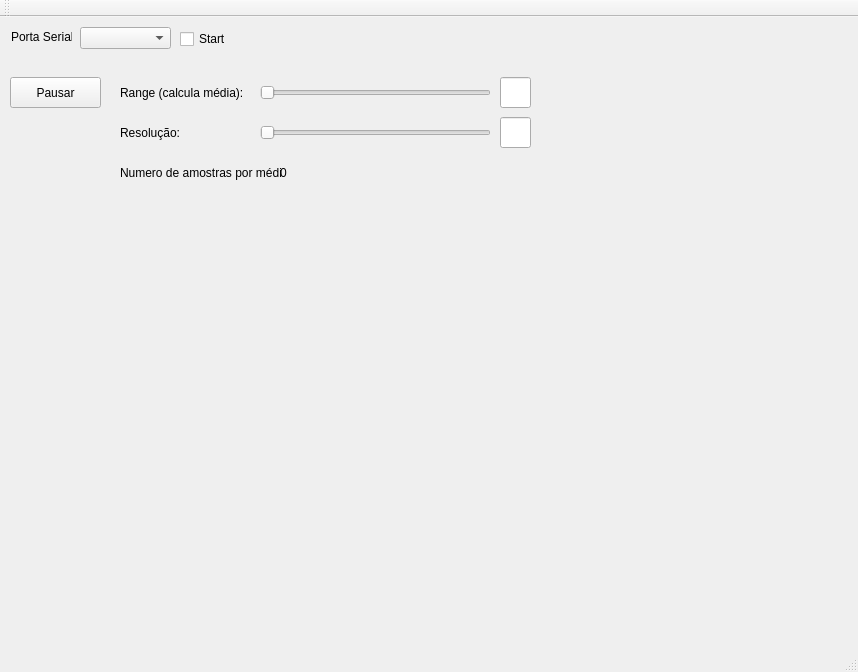
<?xml version="1.0" encoding="UTF-8"?>
<ui version="4.0">
 <class>MainWindow</class>
 <widget class="QMainWindow" name="MainWindow">
  <property name="geometry">
   <rect>
    <x>0</x>
    <y>0</y>
    <width>858</width>
    <height>672</height>
   </rect>
  </property>
  <property name="windowTitle">
   <string>TCC Program</string>
  </property>
  <widget class="QWidget" name="centralWidget">
   <widget class="QCustomPlot" name="widget" native="true">
    <property name="geometry">
     <rect>
      <x>10</x>
      <y>299</y>
      <width>831</width>
      <height>311</height>
     </rect>
    </property>
    <property name="sizePolicy">
     <sizepolicy hsizetype="Preferred" vsizetype="Preferred">
      <horstretch>0</horstretch>
      <verstretch>0</verstretch>
     </sizepolicy>
    </property>
   </widget>
   <widget class="QComboBox" name="SerialBox">
    <property name="geometry">
     <rect>
      <x>80</x>
      <y>10</y>
      <width>91</width>
      <height>22</height>
     </rect>
    </property>
    <property name="editable">
     <bool>false</bool>
    </property>
   </widget>
   <widget class="QLabel" name="label">
    <property name="geometry">
     <rect>
      <x>11</x>
      <y>12</y>
      <width>61</width>
      <height>16</height>
     </rect>
    </property>
    <property name="text">
     <string>Porta Serial:</string>
    </property>
   </widget>
   <widget class="QCheckBox" name="checkBox">
    <property name="geometry">
     <rect>
      <x>180</x>
      <y>12</y>
      <width>70</width>
      <height>20</height>
     </rect>
    </property>
    <property name="text">
     <string>Start</string>
    </property>
   </widget>
   <widget class="QLabel" name="sensor">
    <property name="geometry">
     <rect>
      <x>540</x>
      <y>30</y>
      <width>261</width>
      <height>241</height>
     </rect>
    </property>
    <property name="text">
     <string/>
    </property>
    <property name="pixmap">
     <pixmap resource="imagens.qrc">:/pics/Sensor4frentet.png</pixmap>
    </property>
    <property name="scaledContents">
     <bool>true</bool>
    </property>
   </widget>
   <widget class="QLabel" name="alert1">
    <property name="geometry">
     <rect>
      <x>605</x>
      <y>89</y>
      <width>21</width>
      <height>21</height>
     </rect>
    </property>
    <property name="text">
     <string/>
    </property>
    <property name="scaledContents">
     <bool>false</bool>
    </property>
   </widget>
   <widget class="QLabel" name="alert2">
    <property name="geometry">
     <rect>
      <x>660</x>
      <y>88</y>
      <width>21</width>
      <height>21</height>
     </rect>
    </property>
    <property name="text">
     <string/>
    </property>
    <property name="scaledContents">
     <bool>false</bool>
    </property>
   </widget>
   <widget class="QLabel" name="alert3">
    <property name="geometry">
     <rect>
      <x>715</x>
      <y>88</y>
      <width>21</width>
      <height>21</height>
     </rect>
    </property>
    <property name="text">
     <string/>
    </property>
    <property name="scaledContents">
     <bool>false</bool>
    </property>
   </widget>
   <widget class="QLabel" name="alert4">
    <property name="geometry">
     <rect>
      <x>605</x>
      <y>139</y>
      <width>21</width>
      <height>21</height>
     </rect>
    </property>
    <property name="text">
     <string/>
    </property>
    <property name="scaledContents">
     <bool>false</bool>
    </property>
   </widget>
   <widget class="QLabel" name="alert5">
    <property name="geometry">
     <rect>
      <x>660</x>
      <y>139</y>
      <width>21</width>
      <height>21</height>
     </rect>
    </property>
    <property name="text">
     <string/>
    </property>
    <property name="scaledContents">
     <bool>false</bool>
    </property>
   </widget>
   <widget class="QLabel" name="alert6">
    <property name="geometry">
     <rect>
      <x>716</x>
      <y>140</y>
      <width>21</width>
      <height>21</height>
     </rect>
    </property>
    <property name="text">
     <string/>
    </property>
    <property name="scaledContents">
     <bool>true</bool>
    </property>
   </widget>
   <widget class="QLabel" name="alert7">
    <property name="geometry">
     <rect>
      <x>605</x>
      <y>188</y>
      <width>21</width>
      <height>21</height>
     </rect>
    </property>
    <property name="text">
     <string/>
    </property>
    <property name="scaledContents">
     <bool>true</bool>
    </property>
   </widget>
   <widget class="QLabel" name="alert8">
    <property name="geometry">
     <rect>
      <x>660</x>
      <y>190</y>
      <width>21</width>
      <height>21</height>
     </rect>
    </property>
    <property name="text">
     <string/>
    </property>
    <property name="scaledContents">
     <bool>true</bool>
    </property>
   </widget>
   <widget class="QLabel" name="alert9">
    <property name="geometry">
     <rect>
      <x>716</x>
      <y>188</y>
      <width>21</width>
      <height>21</height>
     </rect>
    </property>
    <property name="text">
     <string/>
    </property>
    <property name="scaledContents">
     <bool>true</bool>
    </property>
   </widget>
   <widget class="QPushButton" name="Pause">
    <property name="geometry">
     <rect>
      <x>10</x>
      <y>60</y>
      <width>91</width>
      <height>31</height>
     </rect>
    </property>
    <property name="text">
     <string>Pausar</string>
    </property>
    <property name="checkable">
     <bool>false</bool>
    </property>
   </widget>
   <widget class="QLabel" name="RangeDefLabel">
    <property name="geometry">
     <rect>
      <x>120</x>
      <y>60</y>
      <width>131</width>
      <height>31</height>
     </rect>
    </property>
    <property name="text">
     <string>Range (calcula média):</string>
    </property>
   </widget>
   <widget class="QSlider" name="RangeDefSlider">
    <property name="geometry">
     <rect>
      <x>260</x>
      <y>60</y>
      <width>231</width>
      <height>31</height>
     </rect>
    </property>
    <property name="minimum">
     <number>2</number>
    </property>
    <property name="maximum">
     <number>10</number>
    </property>
    <property name="value">
     <number>2</number>
    </property>
    <property name="orientation">
     <enum>Qt::Horizontal</enum>
    </property>
   </widget>
   <widget class="QLineEdit" name="RangeDefNumber">
    <property name="geometry">
     <rect>
      <x>500</x>
      <y>60</y>
      <width>31</width>
      <height>31</height>
     </rect>
    </property>
   </widget>
   <widget class="QLabel" name="AmoDefLabel">
    <property name="geometry">
     <rect>
      <x>120</x>
      <y>100</y>
      <width>131</width>
      <height>31</height>
     </rect>
    </property>
    <property name="text">
     <string>Resolução:</string>
    </property>
   </widget>
   <widget class="QSlider" name="AmoDefSlider">
    <property name="geometry">
     <rect>
      <x>260</x>
      <y>100</y>
      <width>231</width>
      <height>31</height>
     </rect>
    </property>
    <property name="minimum">
     <number>5</number>
    </property>
    <property name="maximum">
     <number>20</number>
    </property>
    <property name="value">
     <number>5</number>
    </property>
    <property name="orientation">
     <enum>Qt::Horizontal</enum>
    </property>
   </widget>
   <widget class="QLineEdit" name="AmoDefNumber">
    <property name="geometry">
     <rect>
      <x>500</x>
      <y>100</y>
      <width>31</width>
      <height>31</height>
     </rect>
    </property>
   </widget>
   <widget class="QLabel" name="AmoDefLabel_2">
    <property name="geometry">
     <rect>
      <x>120</x>
      <y>140</y>
      <width>161</width>
      <height>31</height>
     </rect>
    </property>
    <property name="text">
     <string>Numero de amostras por média:</string>
    </property>
   </widget>
   <widget class="QLabel" name="NAmostras">
    <property name="geometry">
     <rect>
      <x>280</x>
      <y>140</y>
      <width>21</width>
      <height>31</height>
     </rect>
    </property>
    <property name="text">
     <string>0</string>
    </property>
   </widget>
  </widget>
  <widget class="QMenuBar" name="menuBar">
   <property name="geometry">
    <rect>
     <x>0</x>
     <y>0</y>
     <width>858</width>
     <height>21</height>
    </rect>
   </property>
  </widget>
  <widget class="QToolBar" name="mainToolBar">
   <attribute name="toolBarArea">
    <enum>TopToolBarArea</enum>
   </attribute>
   <attribute name="toolBarBreak">
    <bool>false</bool>
   </attribute>
  </widget>
  <widget class="QStatusBar" name="statusBar"/>
 </widget>
 <layoutdefault spacing="6" margin="11"/>
 <customwidgets>
  <customwidget>
   <class>QCustomPlot</class>
   <extends>QWidget</extends>
   <header>qcustomplot.h</header>
   <container>1</container>
  </customwidget>
 </customwidgets>
 <resources>
  <include location="imagens.qrc"/>
 </resources>
 <connections/>
</ui>
